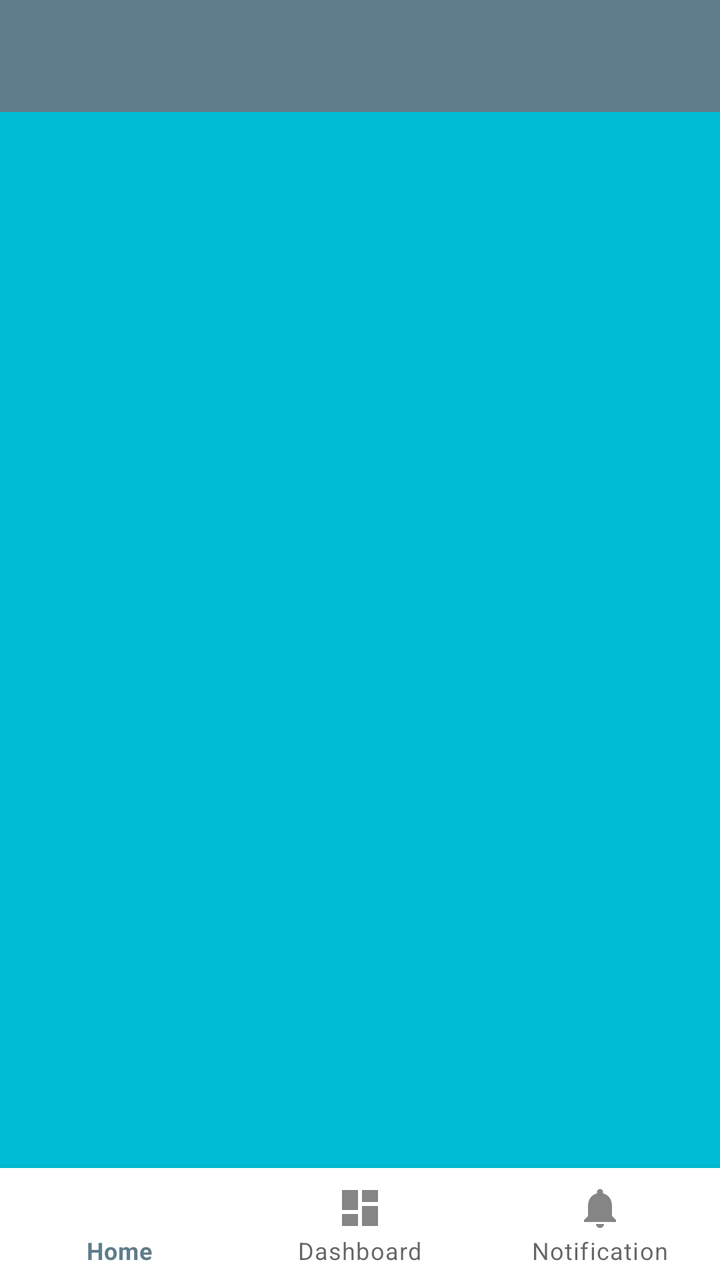
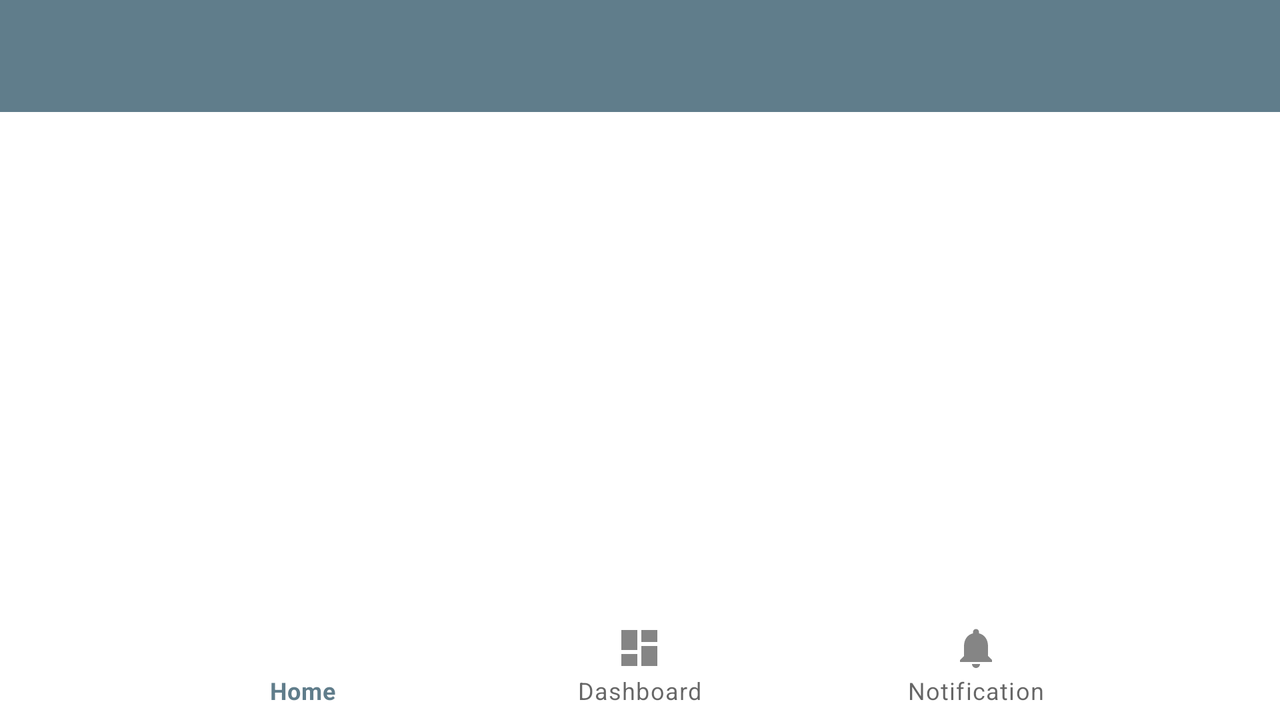

First picture: res/layout/ on a phone held upright. Second picture: the repository's own variant of that layout, on a device whose configuration matches the variant's folder. Source for both follows.
<!-- AndroidManifest.xml: application theme Theme.Fragment -->
<!-- res/layout/activity_main.xml -->
<?xml version="1.0" encoding="utf-8"?>
<androidx.constraintlayout.widget.ConstraintLayout xmlns:android="http://schemas.android.com/apk/res/android"
    xmlns:app="http://schemas.android.com/apk/res-auto"
    xmlns:tools="http://schemas.android.com/tools"
    android:id="@+id/layout_container"
    android:layout_width="match_parent"
    android:layout_height="match_parent"
    android:orientation="vertical"
    tools:context=".MainActivity">

    <com.google.android.material.appbar.AppBarLayout
        android:id="@+id/appbar_layout"
        android:layout_width="match_parent"
        android:layout_height="wrap_content"
        app:layout_constraintBottom_toTopOf="@+id/container"
        app:layout_constraintEnd_toEndOf="parent"
        app:layout_constraintStart_toStartOf="parent"
        app:layout_constraintTop_toTopOf="parent">

        <androidx.appcompat.widget.Toolbar
            android:id="@+id/toolbar"
            android:layout_width="match_parent"
            android:layout_height="?attr/actionBarSize"
            android:background="?attr/colorPrimary" />

    </com.google.android.material.appbar.AppBarLayout>

    <FrameLayout
        android:id="@+id/container"
        android:layout_width="match_parent"
        android:layout_height="0dp"
        android:background="@color/background_frame_layout"
        android:gravity="center"
        android:orientation="vertical"
        app:layout_constraintBottom_toTopOf="@+id/bottom_navigation"
        app:layout_constraintEnd_toEndOf="parent"
        app:layout_constraintStart_toStartOf="parent"
        app:layout_constraintTop_toBottomOf="@+id/appbar_layout">

    </FrameLayout>

    <com.google.android.material.bottomnavigation.BottomNavigationView
        android:id="@+id/bottom_navigation"
        android:layout_width="match_parent"
        android:layout_height="wrap_content"
        app:layout_constraintBottom_toBottomOf="parent"
        app:layout_constraintEnd_toEndOf="parent"
        app:layout_constraintStart_toStartOf="parent"
        app:layout_constraintTop_toBottomOf="@+id/container"
        app:menu="@menu/bottom_nav_menu" />

</androidx.constraintlayout.widget.ConstraintLayout>
<!-- resources referenced by this layout -->
<resources>
  <color name="background_frame_layout">#00BCD4</color>
  <style name="Theme.Fragment" parent="Theme.MaterialComponents.DayNight.NoActionBar">
          
          <item name="colorPrimary">@color/blue_gray_500</item>
          <item name="colorPrimaryVariant">@color/blue_gray_700</item>
          <item name="colorOnPrimary">@color/white</item>
          
          <item name="colorSecondary">@color/teal_200</item>
          <item name="colorSecondaryVariant">@color/teal_700</item>
          <item name="colorOnSecondary">@color/black</item>
          
          <item name="android:statusBarColor" tools:targetApi="l">?attr/colorPrimaryVariant</item>
          
      </style>
  <color name="blue_gray_500">#607d8b</color>
  <color name="blue_gray_700">#455a64</color>
  <color name="white">#FFFFFFFF</color>
  <color name="teal_200">#FF03DAC5</color>
  <color name="teal_700">#FF018786</color>
  <color name="black">#FF000000</color>
</resources>
<!-- res/layout-land/activity_main.xml (the repository's variant of the layout above) -->
<!-- drawn on the phone turned sideways -->
<?xml version="1.0" encoding="utf-8"?>
<LinearLayout xmlns:android="http://schemas.android.com/apk/res/android"
    xmlns:app="http://schemas.android.com/apk/res-auto"
    xmlns:tools="http://schemas.android.com/tools"
    android:layout_width="match_parent"
    android:layout_height="match_parent"
    android:background="@drawable/keyboard_apple"
    android:orientation="vertical"
    tools:context=".MainActivity">

    <com.google.android.material.appbar.AppBarLayout
        android:id="@+id/appbar_layout"
        android:layout_width="match_parent"
        android:layout_height="wrap_content"
        android:layout_gravity="top">

        <androidx.appcompat.widget.Toolbar
            android:id="@+id/toolbar"
            android:layout_width="match_parent"
            android:layout_height="?attr/actionBarSize"
            android:background="?attr/colorPrimary" />

    </com.google.android.material.appbar.AppBarLayout>

    <LinearLayout
        android:layout_width="match_parent"
        android:layout_height="0dp"
        android:layout_weight="1"
        android:baselineAligned="false"
        android:orientation="horizontal">

        <FrameLayout
            android:id="@+id/container"
            android:layout_width="0dp"
            android:layout_height="match_parent"
            android:layout_weight="1" />

        <FrameLayout
            android:id="@+id/detail_container_land"
            android:layout_width="0dp"
            android:layout_height="match_parent"
            android:layout_weight="1" />
    </LinearLayout>

    <LinearLayout
        android:layout_width="match_parent"
        android:layout_height="wrap_content"
        android:gravity="bottom">

        <com.google.android.material.bottomnavigation.BottomNavigationView
            android:id="@+id/bottom_navigation"
            android:layout_width="match_parent"
            android:layout_height="wrap_content"
            app:menu="@menu/bottom_nav_menu" />
    </LinearLayout>

</LinearLayout>
<!-- resources referenced by the variant -->
<!-- as the phone turned sideways resolves them -->
<resources>
  <style name="Theme.Fragment" parent="Theme.MaterialComponents.DayNight.NoActionBar">
          
          <item name="colorPrimary">@color/blue_gray_500</item>
          <item name="colorPrimaryVariant">@color/blue_gray_700</item>
          <item name="colorOnPrimary">@color/white</item>
          
          <item name="colorSecondary">@color/teal_200</item>
          <item name="colorSecondaryVariant">@color/teal_700</item>
          <item name="colorOnSecondary">@color/black</item>
          
          <item name="android:statusBarColor" tools:targetApi="l">?attr/colorPrimaryVariant</item>
          
      </style>
  <color name="blue_gray_500">#607d8b</color>
  <color name="blue_gray_700">#455a64</color>
  <color name="white">#FFFFFFFF</color>
  <color name="teal_200">#FF03DAC5</color>
  <color name="teal_700">#FF018786</color>
  <color name="black">#FF000000</color>
</resources>
